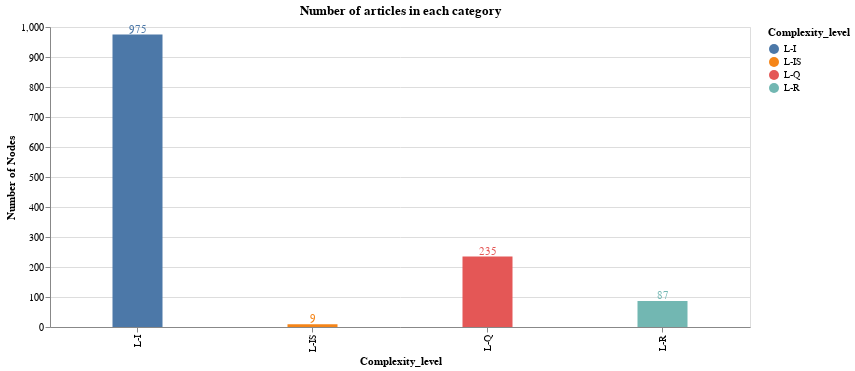

The cell this chart's notebook holds for it:
### Markdown cell above
### Number of articles in each category

### Code cell
bars = alt.Chart(df).mark_bar(size=50).encode(
    x=alt.X("Complexity_level"),
    y=alt.Y("count():Q", axis=alt.Axis(title='Number of Nodes')),
    tooltip=[alt.Tooltip('count()', title='Number of Nodes'), 'Complexity_level'],
    color='Complexity_level'

)

text = bars.mark_text(
    align='center',
    baseline='bottom',
).encode(
    text='count()'
)

(bars + text).interactive().properties(
    height=300, 
    width=700,
    title = "Number of articles in each category",
)

### Figure 1 — Vega-Lite specification as saved in the notebook (floating-point values rounded to 4 significant figures; data arrays with more than 128 entries replaced by an {"elided": "..."} marker saying what was removed)
{"config": {"view": {"continuousWidth": 400, "continuousHeight": 300}}, "layer": [{"mark": {"type": "bar", "size": 50}, "encoding": {"color": {"type": "nominal", "field": "Complexity_level"}, "tooltip": [{"type": "quantitative", "aggregate": "count", "title": "Number of Nodes"}, {"type": "nominal", "field": "Complexity_level"}], "x": {"type": "nominal", "field": "Complexity_level"}, "y": {"type": "quantitative", "aggregate": "count", "axis": {"title": "Number of Nodes"}}}, "selection": {"selector001": {"type": "interval", "bind": "scales", "encodings": ["x", "y"]}}}, {"mark": {"type": "text", "align": "center", "baseline": "bottom"}, "encoding": {"color": {"type": "nominal", "field": "Complexity_level"}, "text": {"type": "quantitative", "aggregate": "count"}, "tooltip": [{"type": "quantitative", "aggregate": "count", "title": "Number of Nodes"}, {"type": "nominal", "field": "Complexity_level"}], "x": {"type": "nominal", "field": "Complexity_level"}, "y": {"type": "quantitative", "aggregate": "count", "axis": {"title": "Number of Nodes"}}}}], "data": {"name": "data-b7173075e5491bb1a3c70b71e5144555"}, "height": 300, "title": "Number of articles in each category", "width": 700, "$schema": "https://vega.github.io/schema/vega-lite/v4.0.2.json", "datasets": {"data-b7173075e5491bb1a3c70b71e5144555": {"elided": "1306 records"}}}
